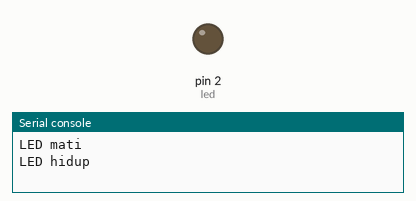
Recording of a program running on a simulated MicroPython board. On the bench: output pins drawn as LEDs (lit = HIGH), the last lines printed to the serial console. The clock reads 2024-03-15 10:24:30 at power-on unless the program sets it.

Above: at 1.5 s.
At 4.5 s:
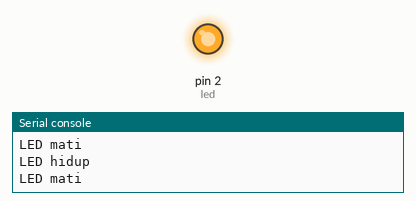
Timing chart, 0 to 7.8 s (numbered marks = the images above):
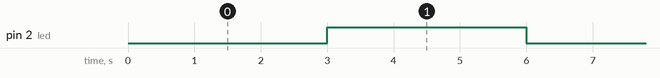

Measured:
- by itself, pin 2 (led): alternates HIGH for 3.0 s and LOW for 3.0 s

The program:

penjadwalan1.py
```python
import time
from machine import Pin

led = Pin(2, Pin.OUT)
liveStatus = False
lastTick = 0

def updateLED():
  global liveStatus, lastTick
  if liveStatus:
    led.value(0)
    print('LED hidup')
  else:
    led.value(1)
    print('LED mati')

updateLED()

while True:
  tick = time.time()
  delta = tick - lastTick
  if delta > 2:
    liveStatus = not liveStatus
    updateLED()
    lastTick = tick
```
